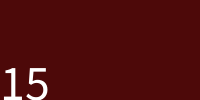
Frame 1 (no input)
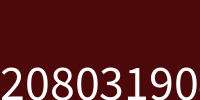
Frame 60 (the mouse pressed at the canvas centre just before this capture)
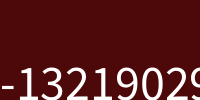
Frame 120 (the mouse held since frame 60 and released just before this capture)

The Processing sketch that drew these frames (run headless with seeded random() and noise(); from frame 60 on, the mouse is pressed at the canvas centre):

// Processing sketch: Count
// ── Count.pde
int count = 1;
color brown = #4D0909;
//

void setup () {
size (200, 100);
}

void draw () {
background (brown); // Dark Brown
count *=15; // count+1 i= ++1 +=7 *=15
textSize(50);
text(count,0,100); //simple text


  
}
